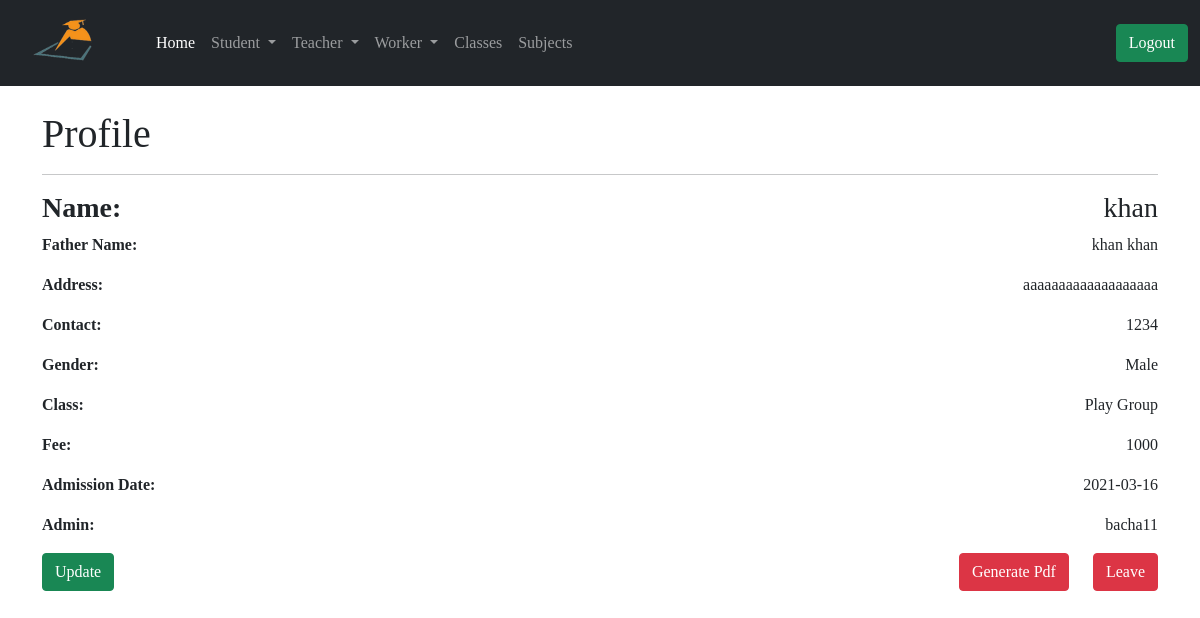
/admin/student_profile/1 (signed in), run on an earlier commit of the app's database.
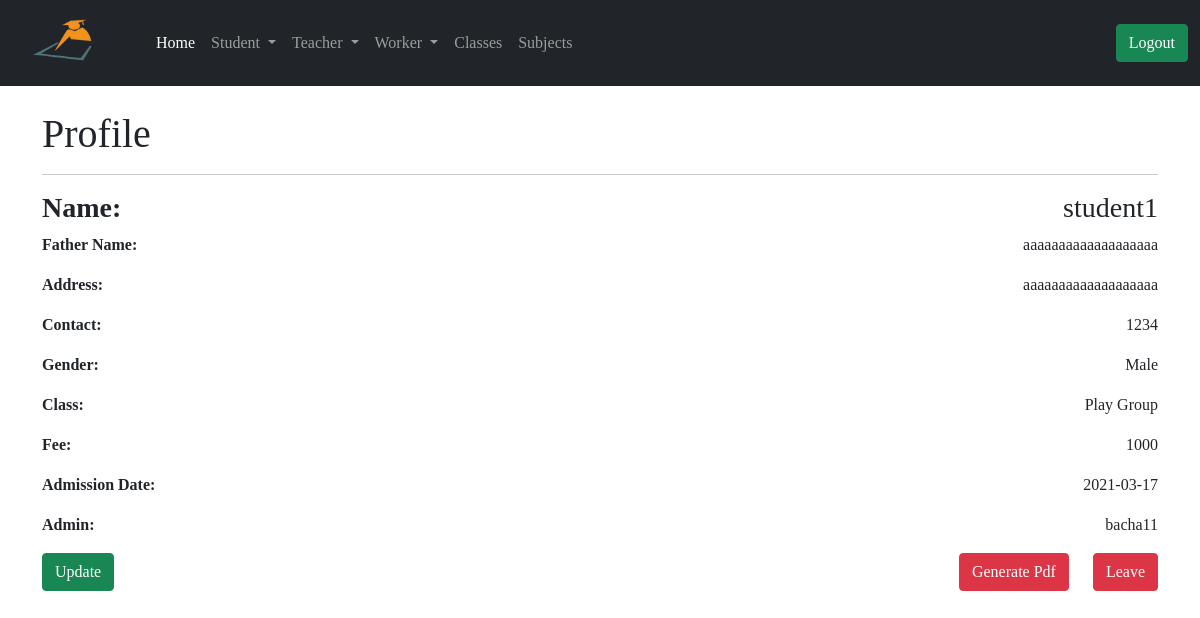
And on a later commit of the database.
### app/models.py (models this page shows, shortened)
class Student(db.Model):
    id = db.Column(db.Integer, primary_key=True)
    std_name = db.Column(db.String(64))
    f_name = db.Column(db.String(64))
    std_address = db.Column(db.String(128))
    std_contact = db.Column(db.String(64))
    gender = db.Column(db.String(64))
    join_date = db.Column(db.DateTime, default=datetime.utcnow())
    std_class = db.Column(db.Integer, db.ForeignKey('class.id'))
    admin_id = db.Column(db.Integer, db.ForeignKey('user.id'))

### app/routes.py (the view)
@app.route('/admin/student_profile/<id>')
@login_required
def student_profile(id):
    student = Student.query.filter_by(id=id).first()
    return render_template('admin/student_profile.html', title='Student Profile', student=student)

### app/models.py (called while the page is built)
@login.user_loader
def load_user(id):
    return User.query.get(int(id))

### app/routes.py (called while the page is built)
@app.before_request
def before_request():
    g.user = None
    if 'teacher_id' in session:
        user = Teacher.query.filter_by(id=session['teacher_id']).first()
        g.user = user

@app.before_request
def std_before_request():
    g.std_user = None
    if 'student_id' in session:
        std_user = Student.query.filter_by(id=session['student_id']).first()
        g.std_user = std_user

### app/templates/admin/student_profile.html (shortened to what this page needs)
{% extends 'admin/base.html' %}
{% block content %}
<div class="container mt-4">
    <h1> Profile </h1>
    <hr>
    <h3><b> Name: </b> <span style="float: right;">{{ student.std_name }}</span></h3>
    <p><b> Father Name: </b><span style="float: right; text-align: justify;"> {{ student.f_name }} </span></p>
    <p><b> Address: </b> <span style="float: right;">{{ student.std_address }} </span></p>
    <p><b> Contact: </b> <span style="float: right;">{{ student.std_contact }} </span></p>
    <p><b> Gender: </b> <span style="float: right;">{{ student.gender|title() }}</span> </p>
    <p><b> Class: </b> <span style="float: right;">{{ student.stdclass.cls_name }}</span> </p>
    <p><b> Fee: </b> <span style="float: right;">{{ student.stdclass.cls_fee }}</span> </p>
    <p><b> Admission Date: </b> <span style="float: right;">{{ student.join_date.strftime('%Y-%m-%d') }} </span></p>
    <p><b> Admin: </b> <span style="float: right;">{{ student.admin.username }}</span> </p>
    <a href=" {{ url_for('update_student', id=student.id) }} "><button type="submit" class="btn btn-success">Update</button></a>
    <button type="button" class="btn btn-danger ms-4" style="float: right;" data-bs-toggle="modal" data-bs-target="#exampleModal">
          Leave
    </button>
      <a href="{{ url_for('student_profile_pdf', id=student.id) }}"><button type="submit" class="btn btn-danger float-end">Generate Pdf</button></a>
</div>
{% endblock %}

What changed in the data, as far as the page shows it:
changed Student "aaaaaaaaaaaaaaaaaaa": std_name "khan" → "student1"; f_name "khan khan" → "aaaaaaaaaaaaaaaaaaa"; join_date "2021-03-16" → "2021-03-17"
